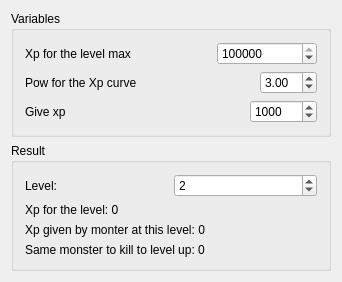
<?xml version="1.0" encoding="UTF-8"?>
<ui version="4.0">
 <class>MainWindow</class>
 <widget class="QMainWindow" name="MainWindow">
  <property name="geometry">
   <rect>
    <x>0</x>
    <y>0</y>
    <width>342</width>
    <height>249</height>
   </rect>
  </property>
  <property name="windowTitle">
   <string>MainWindow</string>
  </property>
  <widget class="QWidget" name="centralWidget">
   <layout class="QVBoxLayout" name="verticalLayout_2">
    <item>
     <widget class="QGroupBox" name="groupBox">
      <property name="title">
       <string>Variables</string>
      </property>
      <layout class="QVBoxLayout" name="verticalLayout">
       <item>
        <layout class="QHBoxLayout" name="horizontalLayout">
         <item>
          <widget class="QLabel" name="label">
           <property name="text">
            <string>Xp for the level max</string>
           </property>
          </widget>
         </item>
         <item>
          <spacer name="horizontalSpacer">
           <property name="orientation">
            <enum>Qt::Horizontal</enum>
           </property>
           <property name="sizeHint" stdset="0">
            <size>
             <width>40</width>
             <height>20</height>
            </size>
           </property>
          </spacer>
         </item>
         <item>
          <widget class="QSpinBox" name="xp_max">
           <property name="minimumSize">
            <size>
             <width>100</width>
             <height>0</height>
            </size>
           </property>
           <property name="minimum">
            <number>1</number>
           </property>
           <property name="maximum">
            <number>999999999</number>
           </property>
           <property name="value">
            <number>1000000</number>
           </property>
          </widget>
         </item>
        </layout>
       </item>
       <item>
        <layout class="QHBoxLayout" name="horizontalLayout_2">
         <item>
          <widget class="QLabel" name="label_2">
           <property name="text">
            <string>Pow for the Xp curve</string>
           </property>
          </widget>
         </item>
         <item>
          <spacer name="horizontalSpacer_2">
           <property name="orientation">
            <enum>Qt::Horizontal</enum>
           </property>
           <property name="sizeHint" stdset="0">
            <size>
             <width>40</width>
             <height>20</height>
            </size>
           </property>
          </spacer>
         </item>
         <item>
          <widget class="QDoubleSpinBox" name="pow">
           <property name="minimum">
            <double>0.100000000000000</double>
           </property>
           <property name="maximum">
            <double>10.000000000000000</double>
           </property>
           <property name="singleStep">
            <double>0.100000000000000</double>
           </property>
           <property name="value">
            <double>3.000000000000000</double>
           </property>
          </widget>
         </item>
        </layout>
       </item>
       <item>
        <layout class="QHBoxLayout" name="horizontalLayout_4">
         <item>
          <widget class="QLabel" name="label_3">
           <property name="text">
            <string>Give xp</string>
           </property>
          </widget>
         </item>
         <item>
          <spacer name="horizontalSpacer_3">
           <property name="orientation">
            <enum>Qt::Horizontal</enum>
           </property>
           <property name="sizeHint" stdset="0">
            <size>
             <width>40</width>
             <height>20</height>
            </size>
           </property>
          </spacer>
         </item>
         <item>
          <widget class="QSpinBox" name="giveXp">
           <property name="maximum">
            <number>999999999</number>
           </property>
           <property name="value">
            <number>1000</number>
           </property>
          </widget>
         </item>
        </layout>
       </item>
      </layout>
     </widget>
    </item>
    <item>
     <widget class="QGroupBox" name="groupBox_2">
      <property name="title">
       <string>Result</string>
      </property>
      <layout class="QVBoxLayout" name="verticalLayout_3">
       <item>
        <layout class="QHBoxLayout" name="horizontalLayout_3">
         <item>
          <widget class="QLabel" name="label_5">
           <property name="text">
            <string>Level:</string>
           </property>
          </widget>
         </item>
         <item>
          <widget class="QSpinBox" name="level">
           <property name="minimum">
            <number>1</number>
           </property>
           <property name="maximum">
            <number>100</number>
           </property>
           <property name="value">
            <number>2</number>
           </property>
          </widget>
         </item>
        </layout>
       </item>
       <item>
        <widget class="QLabel" name="xp_for_level">
         <property name="text">
          <string>Xp for the level: 0</string>
         </property>
        </widget>
       </item>
       <item>
        <widget class="QLabel" name="XpGiven">
         <property name="text">
          <string>Xp given by monter at this level: 0</string>
         </property>
        </widget>
       </item>
       <item>
        <widget class="QLabel" name="monster_for_level">
         <property name="text">
          <string>Same monster to kill to level up: 0</string>
         </property>
        </widget>
       </item>
      </layout>
     </widget>
    </item>
   </layout>
  </widget>
 </widget>
 <layoutdefault spacing="6" margin="11"/>
 <resources/>
 <connections/>
</ui>
